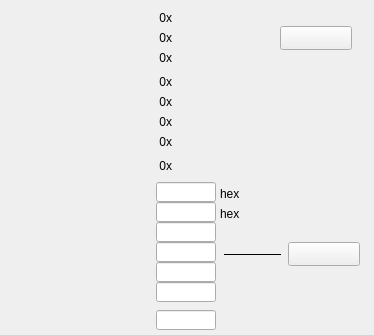
<?xml version="1.0" encoding="UTF-8"?>
<ui version="4.0">
 <class>BK9000</class>
 <widget class="QDialog" name="BK9000">
  <property name="geometry">
   <rect>
    <x>0</x>
    <y>0</y>
    <width>374</width>
    <height>335</height>
   </rect>
  </property>
  <property name="windowTitle">
   <string>Dialog</string>
  </property>
  <widget class="QELabel" name="qelabel">
   <property name="geometry">
    <rect>
     <x>12</x>
     <y>10</y>
     <width>144</width>
     <height>16</height>
    </rect>
   </property>
   <property name="font">
    <font>
     <family>Monospace</family>
    </font>
   </property>
   <property name="alignment">
    <set>Qt::AlignRight|Qt::AlignTrailing|Qt::AlignVCenter</set>
   </property>
   <property name="variable" stdset="0">
    <string>$(P):LI:900R-$(N):REG10.DESC</string>
   </property>
   <property name="variableSubstitutions" stdset="0">
    <string>P=CHA,N=2</string>
   </property>
   <property name="displayAlarmState">
    <bool>false</bool>
   </property>
  </widget>
  <widget class="QELabel" name="qelabel_2">
   <property name="geometry">
    <rect>
     <x>12</x>
     <y>30</y>
     <width>144</width>
     <height>16</height>
    </rect>
   </property>
   <property name="font">
    <font>
     <family>Monospace</family>
    </font>
   </property>
   <property name="alignment">
    <set>Qt::AlignRight|Qt::AlignTrailing|Qt::AlignVCenter</set>
   </property>
   <property name="variable" stdset="0">
    <string>$(P):LI:900R-$(N):REG11.DESC</string>
   </property>
   <property name="variableSubstitutions" stdset="0">
    <string>P=CHA,N=2</string>
   </property>
   <property name="displayAlarmState">
    <bool>false</bool>
   </property>
  </widget>
  <widget class="QELabel" name="qelabel_3">
   <property name="geometry">
    <rect>
     <x>168</x>
     <y>10</y>
     <width>49</width>
     <height>16</height>
    </rect>
   </property>
   <property name="alignment">
    <set>Qt::AlignLeading|Qt::AlignLeft|Qt::AlignVCenter</set>
   </property>
   <property name="variable" stdset="0">
    <string>$(P):LI:900R-$(N):REG10</string>
   </property>
   <property name="variableSubstitutions" stdset="0">
    <string>P=CHA,N=2</string>
   </property>
   <property name="displayAlarmState">
    <bool>false</bool>
   </property>
   <property name="format" stdset="0">
    <enum>QELabel::UnsignedInteger</enum>
   </property>
   <property name="radix">
    <UInt>16</UInt>
   </property>
  </widget>
  <widget class="QLabel" name="label">
   <property name="geometry">
    <rect>
     <x>156</x>
     <y>10</y>
     <width>16</width>
     <height>16</height>
    </rect>
   </property>
   <property name="text">
    <string>0x</string>
   </property>
   <property name="alignment">
    <set>Qt::AlignRight|Qt::AlignTrailing|Qt::AlignVCenter</set>
   </property>
  </widget>
  <widget class="QLabel" name="label_2">
   <property name="geometry">
    <rect>
     <x>156</x>
     <y>30</y>
     <width>16</width>
     <height>16</height>
    </rect>
   </property>
   <property name="text">
    <string>0x</string>
   </property>
   <property name="alignment">
    <set>Qt::AlignRight|Qt::AlignTrailing|Qt::AlignVCenter</set>
   </property>
  </widget>
  <widget class="QELabel" name="qelabel_4">
   <property name="geometry">
    <rect>
     <x>168</x>
     <y>30</y>
     <width>49</width>
     <height>16</height>
    </rect>
   </property>
   <property name="alignment">
    <set>Qt::AlignLeading|Qt::AlignLeft|Qt::AlignVCenter</set>
   </property>
   <property name="variable" stdset="0">
    <string>$(P):LI:900R-$(N):REG11</string>
   </property>
   <property name="variableSubstitutions" stdset="0">
    <string>P=CHA,N=2</string>
   </property>
   <property name="displayAlarmState">
    <bool>false</bool>
   </property>
   <property name="format" stdset="0">
    <enum>QELabel::UnsignedInteger</enum>
   </property>
   <property name="radix">
    <UInt>16</UInt>
   </property>
  </widget>
  <widget class="QLabel" name="label_3">
   <property name="geometry">
    <rect>
     <x>156</x>
     <y>50</y>
     <width>16</width>
     <height>16</height>
    </rect>
   </property>
   <property name="text">
    <string>0x</string>
   </property>
   <property name="alignment">
    <set>Qt::AlignRight|Qt::AlignTrailing|Qt::AlignVCenter</set>
   </property>
  </widget>
  <widget class="QELabel" name="qelabel_5">
   <property name="geometry">
    <rect>
     <x>12</x>
     <y>50</y>
     <width>144</width>
     <height>16</height>
    </rect>
   </property>
   <property name="font">
    <font>
     <family>Monospace</family>
    </font>
   </property>
   <property name="alignment">
    <set>Qt::AlignRight|Qt::AlignTrailing|Qt::AlignVCenter</set>
   </property>
   <property name="variable" stdset="0">
    <string>$(P):LI:900R-$(N):REG12.DESC</string>
   </property>
   <property name="variableSubstitutions" stdset="0">
    <string>P=CHA,N=2</string>
   </property>
   <property name="displayAlarmState">
    <bool>false</bool>
   </property>
  </widget>
  <widget class="QELabel" name="qelabel_6">
   <property name="geometry">
    <rect>
     <x>168</x>
     <y>50</y>
     <width>49</width>
     <height>16</height>
    </rect>
   </property>
   <property name="alignment">
    <set>Qt::AlignLeading|Qt::AlignLeft|Qt::AlignVCenter</set>
   </property>
   <property name="variable" stdset="0">
    <string>$(P):LI:900R-$(N):REG12</string>
   </property>
   <property name="variableSubstitutions" stdset="0">
    <string>P=CHA,N=2</string>
   </property>
   <property name="displayAlarmState">
    <bool>false</bool>
   </property>
   <property name="format" stdset="0">
    <enum>QELabel::UnsignedInteger</enum>
   </property>
   <property name="radix">
    <UInt>16</UInt>
   </property>
  </widget>
  <widget class="QLabel" name="label_4">
   <property name="geometry">
    <rect>
     <x>156</x>
     <y>74</y>
     <width>16</width>
     <height>16</height>
    </rect>
   </property>
   <property name="text">
    <string>0x</string>
   </property>
   <property name="alignment">
    <set>Qt::AlignRight|Qt::AlignTrailing|Qt::AlignVCenter</set>
   </property>
  </widget>
  <widget class="QELabel" name="qelabel_7">
   <property name="geometry">
    <rect>
     <x>12</x>
     <y>74</y>
     <width>144</width>
     <height>16</height>
    </rect>
   </property>
   <property name="font">
    <font>
     <family>Monospace</family>
    </font>
   </property>
   <property name="alignment">
    <set>Qt::AlignRight|Qt::AlignTrailing|Qt::AlignVCenter</set>
   </property>
   <property name="variable" stdset="0">
    <string>$(P):LI:900R-$(N):REG16.DESC</string>
   </property>
   <property name="variableSubstitutions" stdset="0">
    <string>P=CHA,N=2</string>
   </property>
   <property name="displayAlarmState">
    <bool>false</bool>
   </property>
  </widget>
  <widget class="QELabel" name="qelabel_8">
   <property name="geometry">
    <rect>
     <x>168</x>
     <y>74</y>
     <width>49</width>
     <height>16</height>
    </rect>
   </property>
   <property name="alignment">
    <set>Qt::AlignLeading|Qt::AlignLeft|Qt::AlignVCenter</set>
   </property>
   <property name="variable" stdset="0">
    <string>$(P):LI:900R-$(N):REG16</string>
   </property>
   <property name="variableSubstitutions" stdset="0">
    <string>P=CHA,N=2</string>
   </property>
   <property name="displayAlarmState">
    <bool>false</bool>
   </property>
   <property name="format" stdset="0">
    <enum>QELabel::UnsignedInteger</enum>
   </property>
   <property name="radix">
    <UInt>16</UInt>
   </property>
  </widget>
  <widget class="QELabel" name="qelabel_9">
   <property name="geometry">
    <rect>
     <x>12</x>
     <y>94</y>
     <width>144</width>
     <height>16</height>
    </rect>
   </property>
   <property name="font">
    <font>
     <family>Monospace</family>
    </font>
   </property>
   <property name="alignment">
    <set>Qt::AlignRight|Qt::AlignTrailing|Qt::AlignVCenter</set>
   </property>
   <property name="variable" stdset="0">
    <string>$(P):LI:900R-$(N):REG17.DESC</string>
   </property>
   <property name="variableSubstitutions" stdset="0">
    <string>P=CHA,N=2</string>
   </property>
   <property name="displayAlarmState">
    <bool>false</bool>
   </property>
  </widget>
  <widget class="QLabel" name="label_5">
   <property name="geometry">
    <rect>
     <x>156</x>
     <y>94</y>
     <width>16</width>
     <height>16</height>
    </rect>
   </property>
   <property name="text">
    <string>0x</string>
   </property>
   <property name="alignment">
    <set>Qt::AlignRight|Qt::AlignTrailing|Qt::AlignVCenter</set>
   </property>
  </widget>
  <widget class="QELabel" name="qelabel_10">
   <property name="geometry">
    <rect>
     <x>168</x>
     <y>94</y>
     <width>49</width>
     <height>16</height>
    </rect>
   </property>
   <property name="alignment">
    <set>Qt::AlignLeading|Qt::AlignLeft|Qt::AlignVCenter</set>
   </property>
   <property name="variable" stdset="0">
    <string>$(P):LI:900R-$(N):REG17</string>
   </property>
   <property name="variableSubstitutions" stdset="0">
    <string>P=CHA,N=2</string>
   </property>
   <property name="displayAlarmState">
    <bool>false</bool>
   </property>
   <property name="format" stdset="0">
    <enum>QELabel::UnsignedInteger</enum>
   </property>
   <property name="radix">
    <UInt>16</UInt>
   </property>
  </widget>
  <widget class="QELabel" name="qelabel_11">
   <property name="geometry">
    <rect>
     <x>12</x>
     <y>114</y>
     <width>144</width>
     <height>16</height>
    </rect>
   </property>
   <property name="font">
    <font>
     <family>Monospace</family>
    </font>
   </property>
   <property name="alignment">
    <set>Qt::AlignRight|Qt::AlignTrailing|Qt::AlignVCenter</set>
   </property>
   <property name="variable" stdset="0">
    <string>$(P):LI:900R-$(N):REG18.DESC</string>
   </property>
   <property name="variableSubstitutions" stdset="0">
    <string>P=CHA,N=2</string>
   </property>
   <property name="displayAlarmState">
    <bool>false</bool>
   </property>
  </widget>
  <widget class="QLabel" name="label_6">
   <property name="geometry">
    <rect>
     <x>156</x>
     <y>114</y>
     <width>16</width>
     <height>16</height>
    </rect>
   </property>
   <property name="text">
    <string>0x</string>
   </property>
   <property name="alignment">
    <set>Qt::AlignRight|Qt::AlignTrailing|Qt::AlignVCenter</set>
   </property>
  </widget>
  <widget class="QELabel" name="qelabel_12">
   <property name="geometry">
    <rect>
     <x>168</x>
     <y>114</y>
     <width>49</width>
     <height>16</height>
    </rect>
   </property>
   <property name="alignment">
    <set>Qt::AlignLeading|Qt::AlignLeft|Qt::AlignVCenter</set>
   </property>
   <property name="variable" stdset="0">
    <string>$(P):LI:900R-$(N):REG18</string>
   </property>
   <property name="variableSubstitutions" stdset="0">
    <string>P=CHA,N=2</string>
   </property>
   <property name="displayAlarmState">
    <bool>false</bool>
   </property>
   <property name="format" stdset="0">
    <enum>QELabel::UnsignedInteger</enum>
   </property>
   <property name="radix">
    <UInt>16</UInt>
   </property>
  </widget>
  <widget class="QELabel" name="qelabel_13">
   <property name="geometry">
    <rect>
     <x>12</x>
     <y>134</y>
     <width>144</width>
     <height>16</height>
    </rect>
   </property>
   <property name="font">
    <font>
     <family>Monospace</family>
    </font>
   </property>
   <property name="alignment">
    <set>Qt::AlignRight|Qt::AlignTrailing|Qt::AlignVCenter</set>
   </property>
   <property name="variable" stdset="0">
    <string>$(P):LI:900R-$(N):REG19.DESC</string>
   </property>
   <property name="variableSubstitutions" stdset="0">
    <string>P=CHA,N=2</string>
   </property>
   <property name="displayAlarmState">
    <bool>false</bool>
   </property>
  </widget>
  <widget class="QLabel" name="label_7">
   <property name="geometry">
    <rect>
     <x>156</x>
     <y>134</y>
     <width>16</width>
     <height>16</height>
    </rect>
   </property>
   <property name="text">
    <string>0x</string>
   </property>
   <property name="alignment">
    <set>Qt::AlignRight|Qt::AlignTrailing|Qt::AlignVCenter</set>
   </property>
  </widget>
  <widget class="QELabel" name="qelabel_14">
   <property name="geometry">
    <rect>
     <x>168</x>
     <y>134</y>
     <width>49</width>
     <height>16</height>
    </rect>
   </property>
   <property name="alignment">
    <set>Qt::AlignLeading|Qt::AlignLeft|Qt::AlignVCenter</set>
   </property>
   <property name="variable" stdset="0">
    <string>$(P):LI:900R-$(N):REG19</string>
   </property>
   <property name="variableSubstitutions" stdset="0">
    <string>P=CHA,N=2</string>
   </property>
   <property name="displayAlarmState">
    <bool>false</bool>
   </property>
   <property name="format" stdset="0">
    <enum>QELabel::UnsignedInteger</enum>
   </property>
   <property name="radix">
    <UInt>16</UInt>
   </property>
  </widget>
  <widget class="QELabel" name="qelabel_15">
   <property name="geometry">
    <rect>
     <x>168</x>
     <y>158</y>
     <width>49</width>
     <height>16</height>
    </rect>
   </property>
   <property name="alignment">
    <set>Qt::AlignLeading|Qt::AlignLeft|Qt::AlignVCenter</set>
   </property>
   <property name="variable" stdset="0">
    <string>$(P):LI:900R-$(N):REG32</string>
   </property>
   <property name="variableSubstitutions" stdset="0">
    <string>P=CHA,N=2</string>
   </property>
   <property name="displayAlarmState">
    <bool>false</bool>
   </property>
   <property name="format" stdset="0">
    <enum>QELabel::UnsignedInteger</enum>
   </property>
   <property name="radix">
    <UInt>16</UInt>
   </property>
  </widget>
  <widget class="QLabel" name="label_8">
   <property name="geometry">
    <rect>
     <x>156</x>
     <y>158</y>
     <width>16</width>
     <height>16</height>
    </rect>
   </property>
   <property name="text">
    <string>0x</string>
   </property>
   <property name="alignment">
    <set>Qt::AlignRight|Qt::AlignTrailing|Qt::AlignVCenter</set>
   </property>
  </widget>
  <widget class="QELabel" name="qelabel_16">
   <property name="geometry">
    <rect>
     <x>12</x>
     <y>158</y>
     <width>144</width>
     <height>16</height>
    </rect>
   </property>
   <property name="font">
    <font>
     <family>Monospace</family>
    </font>
   </property>
   <property name="alignment">
    <set>Qt::AlignRight|Qt::AlignTrailing|Qt::AlignVCenter</set>
   </property>
   <property name="variable" stdset="0">
    <string>$(P):LI:900R-$(N):REG32.DESC</string>
   </property>
   <property name="variableSubstitutions" stdset="0">
    <string>P=CHA,N=2</string>
   </property>
   <property name="displayAlarmState">
    <bool>false</bool>
   </property>
  </widget>
  <widget class="QELabel" name="qelabel_17">
   <property name="geometry">
    <rect>
     <x>12</x>
     <y>182</y>
     <width>144</width>
     <height>20</height>
    </rect>
   </property>
   <property name="font">
    <font>
     <family>Monospace</family>
    </font>
   </property>
   <property name="alignment">
    <set>Qt::AlignRight|Qt::AlignTrailing|Qt::AlignVCenter</set>
   </property>
   <property name="variable" stdset="0">
    <string>$(P):LO:SC:900W-$(N):REG0.DESC</string>
   </property>
   <property name="variableSubstitutions" stdset="0">
    <string>P=CHA,N=2</string>
   </property>
   <property name="displayAlarmState">
    <bool>false</bool>
   </property>
  </widget>
  <widget class="QELabel" name="qelabel_18">
   <property name="geometry">
    <rect>
     <x>12</x>
     <y>202</y>
     <width>144</width>
     <height>20</height>
    </rect>
   </property>
   <property name="font">
    <font>
     <family>Monospace</family>
    </font>
   </property>
   <property name="alignment">
    <set>Qt::AlignRight|Qt::AlignTrailing|Qt::AlignVCenter</set>
   </property>
   <property name="variable" stdset="0">
    <string>$(P):LO:SC:900W-$(N):REG1.DESC</string>
   </property>
   <property name="variableSubstitutions" stdset="0">
    <string>P=CHA,N=2</string>
   </property>
   <property name="displayAlarmState">
    <bool>false</bool>
   </property>
  </widget>
  <widget class="QELabel" name="qelabel_19">
   <property name="geometry">
    <rect>
     <x>7</x>
     <y>222</y>
     <width>149</width>
     <height>20</height>
    </rect>
   </property>
   <property name="font">
    <font>
     <family>Monospace</family>
    </font>
   </property>
   <property name="alignment">
    <set>Qt::AlignRight|Qt::AlignTrailing|Qt::AlignVCenter</set>
   </property>
   <property name="variable" stdset="0">
    <string>$(P):LO:SC:900W-$(N):REG22.DESC</string>
   </property>
   <property name="variableSubstitutions" stdset="0">
    <string>P=CHA,N=2</string>
   </property>
   <property name="displayAlarmState">
    <bool>false</bool>
   </property>
  </widget>
  <widget class="QELineEdit" name="qelineedit">
   <property name="geometry">
    <rect>
     <x>156</x>
     <y>182</y>
     <width>60</width>
     <height>20</height>
    </rect>
   </property>
   <property name="variable" stdset="0">
    <string>$(P):LO:SC:900W-$(N):REG0</string>
   </property>
   <property name="variableSubstitutions" stdset="0">
    <string>P=CHA,N=2</string>
   </property>
  </widget>
  <widget class="QELineEdit" name="qelineedit_2">
   <property name="geometry">
    <rect>
     <x>156</x>
     <y>202</y>
     <width>60</width>
     <height>20</height>
    </rect>
   </property>
   <property name="variable" stdset="0">
    <string>$(P):LO:SC:900W-$(N):REG1</string>
   </property>
   <property name="variableSubstitutions" stdset="0">
    <string>P=CHA,N=2</string>
   </property>
  </widget>
  <widget class="QELineEdit" name="qelineedit_3">
   <property name="geometry">
    <rect>
     <x>156</x>
     <y>222</y>
     <width>60</width>
     <height>20</height>
    </rect>
   </property>
   <property name="variable" stdset="0">
    <string>$(P):LO:SC:900W-$(N):REG22</string>
   </property>
   <property name="variableSubstitutions" stdset="0">
    <string>P=CHA,N=2</string>
   </property>
  </widget>
  <widget class="QELineEdit" name="qelineedit_4">
   <property name="geometry">
    <rect>
     <x>156</x>
     <y>242</y>
     <width>60</width>
     <height>20</height>
    </rect>
   </property>
   <property name="variable" stdset="0">
    <string>$(P):LO:SC:900W-$(N):REG23</string>
   </property>
   <property name="variableSubstitutions" stdset="0">
    <string>P=CHA,N=2</string>
   </property>
  </widget>
  <widget class="QELineEdit" name="qelineedit_5">
   <property name="geometry">
    <rect>
     <x>156</x>
     <y>262</y>
     <width>60</width>
     <height>20</height>
    </rect>
   </property>
   <property name="variable" stdset="0">
    <string>$(P):LO:SC:900W-$(N):REG24</string>
   </property>
   <property name="variableSubstitutions" stdset="0">
    <string>P=CHA,N=2</string>
   </property>
  </widget>
  <widget class="QELineEdit" name="qelineedit_6">
   <property name="geometry">
    <rect>
     <x>156</x>
     <y>282</y>
     <width>60</width>
     <height>20</height>
    </rect>
   </property>
   <property name="variable" stdset="0">
    <string>$(P):LO:SC:900W-$(N):REG25</string>
   </property>
   <property name="variableSubstitutions" stdset="0">
    <string>P=CHA,N=2</string>
   </property>
  </widget>
  <widget class="QELabel" name="qelabel_20">
   <property name="geometry">
    <rect>
     <x>12</x>
     <y>242</y>
     <width>144</width>
     <height>20</height>
    </rect>
   </property>
   <property name="font">
    <font>
     <family>Monospace</family>
    </font>
   </property>
   <property name="alignment">
    <set>Qt::AlignRight|Qt::AlignTrailing|Qt::AlignVCenter</set>
   </property>
   <property name="variable" stdset="0">
    <string>$(P):LO:SC:900W-$(N):REG23.DESC</string>
   </property>
   <property name="variableSubstitutions" stdset="0">
    <string>P=CHA,N=2</string>
   </property>
   <property name="displayAlarmState">
    <bool>false</bool>
   </property>
  </widget>
  <widget class="QELabel" name="qelabel_21">
   <property name="geometry">
    <rect>
     <x>12</x>
     <y>262</y>
     <width>144</width>
     <height>20</height>
    </rect>
   </property>
   <property name="font">
    <font>
     <family>Monospace</family>
    </font>
   </property>
   <property name="alignment">
    <set>Qt::AlignRight|Qt::AlignTrailing|Qt::AlignVCenter</set>
   </property>
   <property name="variable" stdset="0">
    <string>$(P):LO:SC:900W-$(N):REG24.DESC</string>
   </property>
   <property name="variableSubstitutions" stdset="0">
    <string>P=CHA,N=2</string>
   </property>
   <property name="displayAlarmState">
    <bool>false</bool>
   </property>
  </widget>
  <widget class="QELabel" name="qelabel_22">
   <property name="geometry">
    <rect>
     <x>12</x>
     <y>282</y>
     <width>144</width>
     <height>20</height>
    </rect>
   </property>
   <property name="font">
    <font>
     <family>Monospace</family>
    </font>
   </property>
   <property name="alignment">
    <set>Qt::AlignRight|Qt::AlignTrailing|Qt::AlignVCenter</set>
   </property>
   <property name="variable" stdset="0">
    <string>$(P):LO:SC:900W-$(N):REG25.DESC</string>
   </property>
   <property name="variableSubstitutions" stdset="0">
    <string>P=CHA,N=2</string>
   </property>
   <property name="displayAlarmState">
    <bool>false</bool>
   </property>
  </widget>
  <widget class="QELabel" name="qelabel_23">
   <property name="geometry">
    <rect>
     <x>12</x>
     <y>310</y>
     <width>144</width>
     <height>20</height>
    </rect>
   </property>
   <property name="font">
    <font>
     <family>Monospace</family>
    </font>
   </property>
   <property name="alignment">
    <set>Qt::AlignRight|Qt::AlignTrailing|Qt::AlignVCenter</set>
   </property>
   <property name="variable" stdset="0">
    <string>$(P):LO:SC:DEBUG-$(N):ALLOW:INLQ.DESC</string>
   </property>
   <property name="variableSubstitutions" stdset="0">
    <string>P=CHA,N=2</string>
   </property>
   <property name="displayAlarmState">
    <bool>false</bool>
   </property>
  </widget>
  <widget class="QELineEdit" name="qelineedit_7">
   <property name="geometry">
    <rect>
     <x>156</x>
     <y>310</y>
     <width>60</width>
     <height>20</height>
    </rect>
   </property>
   <property name="variable" stdset="0">
    <string>$(P):LO:SC:DEBUG-$(N):ALLOW:INLQ</string>
   </property>
   <property name="variableSubstitutions" stdset="0">
    <string>P=CHA,N=2</string>
   </property>
  </widget>
  <widget class="QELabel" name="qelabel_24">
   <property name="geometry">
    <rect>
     <x>216</x>
     <y>310</y>
     <width>41</width>
     <height>20</height>
    </rect>
   </property>
   <property name="font">
    <font>
     <family>Monospace</family>
    </font>
   </property>
   <property name="alignment">
    <set>Qt::AlignLeading|Qt::AlignLeft|Qt::AlignVCenter</set>
   </property>
   <property name="variable" stdset="0">
    <string>$(P):LO:SC:DEBUG-$(N):ALLOW:INLQ</string>
   </property>
   <property name="variableSubstitutions" stdset="0">
    <string>P=CHA,N=2</string>
   </property>
   <property name="displayAlarmState">
    <bool>false</bool>
   </property>
  </widget>
  <widget class="Line" name="line">
   <property name="geometry">
    <rect>
     <x>224</x>
     <y>246</y>
     <width>57</width>
     <height>16</height>
    </rect>
   </property>
   <property name="frameShadow">
    <enum>QFrame::Plain</enum>
   </property>
   <property name="orientation">
    <enum>Qt::Horizontal</enum>
   </property>
  </widget>
  <widget class="QLabel" name="label_9">
   <property name="geometry">
    <rect>
     <x>220</x>
     <y>186</y>
     <width>25</width>
     <height>16</height>
    </rect>
   </property>
   <property name="text">
    <string>hex</string>
   </property>
  </widget>
  <widget class="QLabel" name="label_10">
   <property name="geometry">
    <rect>
     <x>220</x>
     <y>206</y>
     <width>25</width>
     <height>16</height>
    </rect>
   </property>
   <property name="text">
    <string>hex</string>
   </property>
  </widget>
  <widget class="CAButton" name="cabutton">
   <property name="geometry">
    <rect>
     <x>280</x>
     <y>26</y>
     <width>72</width>
     <height>24</height>
    </rect>
   </property>
   <property name="autoDefault">
    <bool>false</bool>
   </property>
   <property name="writeOnRelease" stdset="0">
    <bool>true</bool>
   </property>
   <property name="onText">
    <string>1</string>
   </property>
   <property name="offText">
    <string>0</string>
   </property>
   <property name="onLabel">
    <string>Refresh</string>
   </property>
   <property name="offLabel">
    <string>Refresh</string>
   </property>
   <property name="variable" stdset="0">
    <string>$(P):BO:900R-$(N):REFRESH.PROC</string>
   </property>
   <property name="variableSubstitutions" stdset="0">
    <string>P=CHA,N=2</string>
   </property>
   <property name="AlarmEnable" stdset="0">
    <bool>false</bool>
   </property>
   <property name="literalLabel">
    <bool>true</bool>
   </property>
  </widget>
  <widget class="CAButton" name="cabutton_2">
   <property name="geometry">
    <rect>
     <x>288</x>
     <y>242</y>
     <width>72</width>
     <height>24</height>
    </rect>
   </property>
   <property name="autoDefault">
    <bool>false</bool>
   </property>
   <property name="writeOnRelease" stdset="0">
    <bool>true</bool>
   </property>
   <property name="onText">
    <string>1</string>
   </property>
   <property name="offText">
    <string>0</string>
   </property>
   <property name="onLabel">
    <string>Reset</string>
   </property>
   <property name="offLabel">
    <string>Reset</string>
   </property>
   <property name="variable" stdset="0">
    <string>$(P):BO:900W-$(N):WD:RESET.PROC</string>
   </property>
   <property name="variableSubstitutions" stdset="0">
    <string>P=CHA,N=2</string>
   </property>
   <property name="AlarmEnable" stdset="0">
    <bool>false</bool>
   </property>
   <property name="literalLabel">
    <bool>true</bool>
   </property>
  </widget>
 </widget>
 <customwidgets>
  <customwidget>
   <class>AButton</class>
   <extends>QPushButton</extends>
   <header>abutton.h</header>
  </customwidget>
  <customwidget>
   <class>CAButton</class>
   <extends>AButton</extends>
   <header>cabutton.h</header>
  </customwidget>
  <customwidget>
   <class>QELabel</class>
   <extends>QLabel</extends>
   <header>QELabel.h</header>
  </customwidget>
  <customwidget>
   <class>QELineEdit</class>
   <extends>QLineEdit</extends>
   <header>QELineEdit.h</header>
  </customwidget>
 </customwidgets>
 <resources/>
 <connections/>
</ui>
